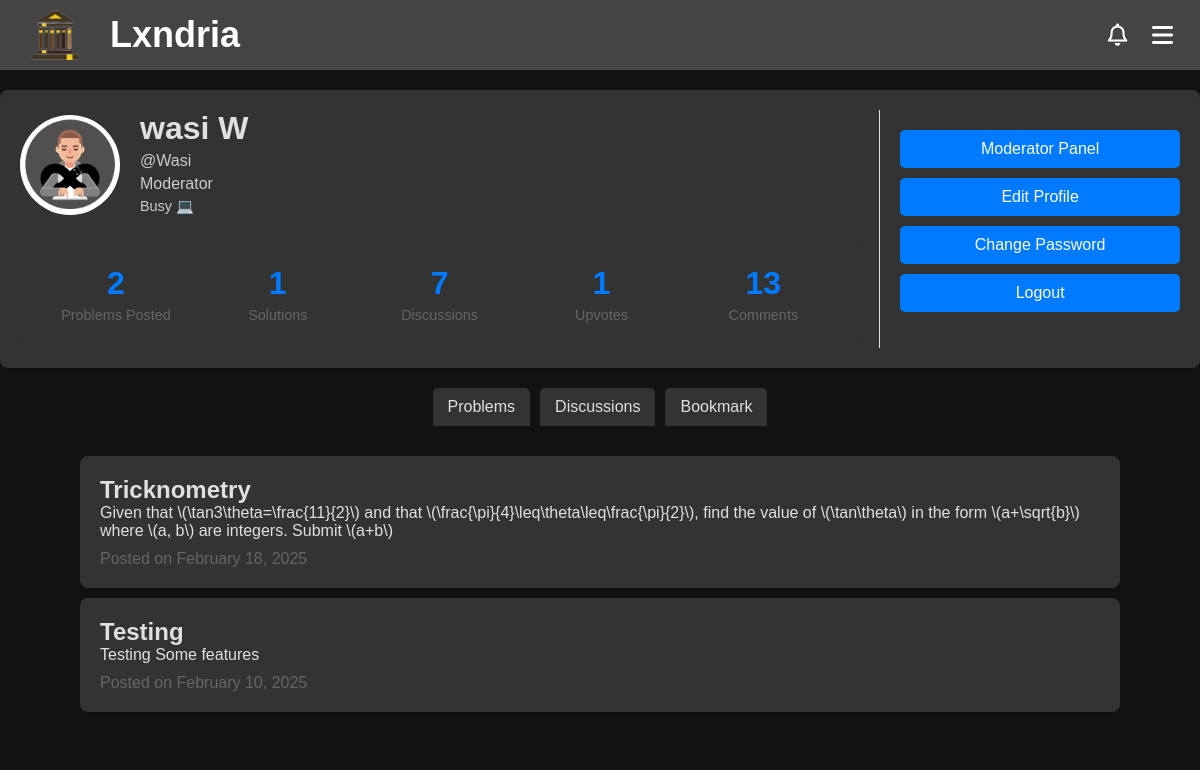
Page /account (signed in) on the earlier database version.
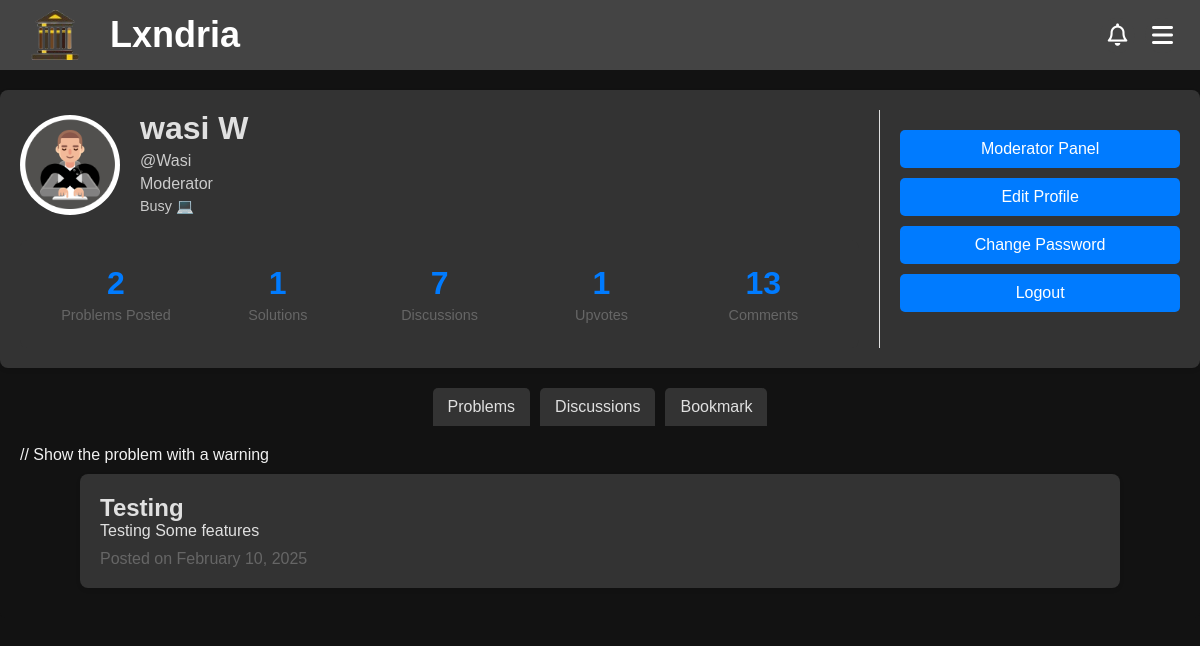
Same page on the later database version.
### app/models.py (models this page shows, shortened)
class Profile(db.Model):
    __tablename__ = "profile"
    __table_args__ = {"extend_existing": True}
    username = db.Column(db.String(80), db.ForeignKey('user.username'), primary_key=True)  # Primary + Foreign Key
    user = db.relationship('User', backref=db.backref('profile', uselist=False, cascade="all, delete-orphan"))
    profile_pic = db.Column(db.String(255), default="/images/default-profile.jpg")
    bio = db.Column(db.Text, default="This user has not set a bio yet.")
    upvotes = db.Column(db.Integer, default=0)
    created_at = db.Column(db.DateTime, default=datetime.utcnow)
    updated_at = db.Column(db.DateTime, onupdate=datetime.utcnow)
    @property
    def problems_posted(self):
        return Problem.query.filter_by(author=self.username).count()
    @property
    def solutions(self):
        return Solutions.query.filter_by(username=self.username).count()
    @property
    def comments(self):
        return Comments.query.filter_by(username=self.username).count()
    @property
    def discussions(self):
        return Discussion.query.filter_by(author=self.username).count()
    @property
    def name(self):
        return self.user.name if self.user else None
    @property
    def is_moderator(self):
        return Moderators.query.filter_by(username=self.username).count() != 0

class User(db.Model, UserMixin): # create a User class to store user information
    __tablename__ = "user"
    __table_args__ = {"extend_existing": True}  # Allow modifications to the table
    id = db.Column(db.Integer, primary_key=True)
    username = db.Column(db.String(80), unique=True, nullable=False)
    name = db.Column(db.String(80), nullable=False)
    password_hash = db.Column(db.String(120), nullable=False)
    email = db.Column(db.String(120), unique=True, nullable=False)
    created_at = db.Column(db.DateTime, default=datetime.utcnow)
    updated_at = db.Column(db.DateTime, onupdate=datetime.utcnow)

class Problem(db.Model):
    __tablename__ = "problem"
    __table_args__ = {"extend_existing": True}
    id = db.Column(db.Integer, primary_key=True, autoincrement=True)
    title = db.Column(db.String(100), nullable=False)
    topic = db.Column(db.String(30), nullable=False)
    attempts = db.Column(db.Integer, default=0)
    solved = db.Column(db.Integer, default=0)
    created_at = db.Column(db.DateTime, default=datetime.utcnow)
    updated_at = db.Column(db.DateTime, onupdate=datetime.utcnow)
    views = db.Column(db.Integer, default=0)
    author = db.Column(db.String(80), db.ForeignKey('user.username'))
    user = db.relationship('User', backref=db.backref('problems', cascade="all, delete-orphan"))
    content = db.Column(db.Text, nullable=False)
    encrypted_answer = db.Column(db.Text, nullable=False)
    __table_args__ = (
        CheckConstraint("topic IN ('Algebra', 'Geometry', 'Number Theory', 'Calculus', 'Logic', 'Classical Mechanics', 'Electricity and Magnetism', 'Computer Science', 'Quantitative Finance', 'Chemistry', 'Probability')", name="valid_topic_check"),
    )
    @hybrid_property
    def flagged(self):
        return Flagged_Content.query.filter_by(parent_id='P' + str(self.id)).count() != 0
    @property
    def reducedContent(self):
        FullContent = self.content
        if len(FullContent) > 500:
            return FullContent[:500] + "..."
        return FullContent
    @hybrid_property
    def needs_solution(self):
        solutions = Solutions.query.filter_by(problem_id=self.id).count()
        if solutions == 0:
            return True
        return False

### app/routes/account.py (the view)
@account_bp.route('/account')
def account():
    if not current_user.is_authenticated:
        return redirect(url_for('routes.auth.login'))
    profile = Profile.query.filter_by(username=current_user.username).first()
    problems = Problem.query.filter_by(author=current_user.username).order_by(Problem.created_at.desc()).all()
    discussions = Discussion.query.filter_by(author=current_user.username).order_by(Discussion.created_at.desc()).all()
    bookmarks = Bookmarks.query.filter_by(username=current_user.username).order_by(Bookmarks.created_at.desc()).all()
    return render_template('account.html', user=profile, problems=problems, stats=profile, discussions=discussions, bookmarks=bookmarks)

### app/models.py (called while the page is built)
    @hybrid_property
    def flagged(self):
        return Flagged_Content.query.filter_by(parent_id='D' + str(self.id)).count() != 0

    @property
    def reducedContent(self):
        FullContent = self.content
        if len(FullContent) > 500:
            return FullContent[:500] + "..."
        return FullContent

### app/routes/auth.py (called while the page is built)
@login_manager.user_loader
def load_user(user_id):
    return User.query.get(int(user_id))

### app/templates/account.html (shortened to what this page needs)
<!DOCTYPE html>
<html>
<head>
  {%include 'banner.html'%}
  <link rel="stylesheet" href="{{url_for('static', filename='css/profile.css')}}">
</head>
<body>
    <div class="profile-container">
        <div class="profile-main">
          <div class="profile-header">
            <img src="{{url_for('static', filename=user.profile_pic)}}" alt="Profile Picture" class="profile-pic">
            <div class="profile-info">
              <h1>{{user.name}}</h1>
              <p>@{{user.username}}</p>
              {% if user.is_moderator %}
              <p>Moderator</p>
              {% endif %}
              <p class="profile-bio">{{user.bio}}</p>
            </div>
          </div>
          <div class="profile-stats">
            <div class="stat-item">
                <div class="stat-number">{{stats.problems_posted}}</div>
                <div class="stat-text">Problems Posted</div>
            </div>
            <div class="stat-item">
                <div class="stat-number">{{stats.solutions}}</div>
                <div class="stat-text">Solutions</div>
              </div>
              <div class="stat-item">
                <div class="stat-number">{{stats.discussions}}</div>
                <div class="stat-text">Discussions</div>
              </div>
              <div class="stat-item">
                <div class="stat-number">{{stats.upvotes}}</div>
                <div class="stat-text">Upvotes</div>
              </div>
              <div class="stat-item">
                <div class="stat-number">{{stats.comments}}</div>
                <div class="stat-text">Comments</div>
              </div>
            </div>
        </div>
        {% if user.username == current_user.username %}
        <div class="profile-sidebar">
          <div class="profile-options">
            {%if user.is_moderator%}
            <a href="/moderation"><button>Moderator Panel</button></a>
            {%endif%}
            <a href="/account/edit"><button>Edit Profile</button></a>
            <a href="/reset-password-2"><button >Change Password</button></a>
            <a href="/logout"><button>Logout</button></a>
          </div>
        </div>
        {% endif %}
      </div>
      <div class="Tabs">
        <button class="tab" onclick="openTab(event, 'Problems')">Problems</button>
        <button class="tab" onclick="openTab(event, 'Discussions')">Discussions</button>
        {% if user.username == current_user.username %}
        <button class="tab" onclick="openTab(event, 'Bookmark')">Bookmark</button>
        {% endif %}
      </div>
      <div class="TabContent" display="block" id = "Problems" style="display: block;">
      {% for problem in problems %}
      {%if problem.flagged%}
      // Show the problem with a warning
      {% else %}
      <a href="/problem/{{problem.id}}">
        <div class="problem-post">
              <h2>{{problem.title}}</h2>
              <p>{{problem.reducedContent}}</p>
              <div class="date">Posted on {{problem.created_at.strftime('%B %d, %Y')}}</div>
        </div>
      </a>
      {% endif %}
      {% endfor %}
      </div>
</body>
</html>

### app/templates/banner.html (shortened to what this page needs)
<!DOCTYPE html>
<html>
<link rel="stylesheet" href="https://cdnjs.cloudflare.com/ajax/libs/font-awesome/6.4.2/css/all.min.css">
<link rel="stylesheet" href="{{url_for('static', filename='css/banner.css')}}">
<header class="banner">
    <div class="logo-container">
      <img src="{{url_for('static', filename='Images/logo.png')}}" alt="Logo" class="logo">
      <span class="site-name"><a href="/">Lxndria</span></div></a>
      <div class="menu-container">
        <button class="notif-button" onclick="toggleNotif()"><i class="far fa-bell"></i></button>
        <button class="menu-button" onclick="toggleMenu()"><i class="fas fa-bars"></i>
        </button>
    </div>
  </header>
</html>

### app/static/css/banner.css (style rules this page uses)
body, h1, p { margin: 0; padding: 0; text-decoration: none; color: inherit; font-family: Arial, sans-serif; box-sizing: border-box; background-color: #121212; color: #f1f1f1; ; }
a { text-decoration: none; color: inherit; }
.banner { display: flex; justify-content: space-between; align-items: center; padding: 10px 10px; background-color: #444; color: white; position: sticky; top: 0; z-index: 1000; }
.logo-container { display: flex; align-items: center; }
.logo { width: 50px; height: 50px; margin-left: 20px; margin-right: 30px; }
.site-name { font-size: 2.25rem; font-family: 'Gill Sans', 'Gill Sans MT', Calibri, 'Trebuchet MS', sans-serif; font-weight: bold; }
.menu-container { position: relative; display: flex; }
.menu-button { padding: 15px; margin-right: 10px; background-color: #444; color: white; border: none; cursor: pointer; border-radius: 50%; width: 35px; height: 35px; text-align: center; font-size: 1.5rem; line-height: 1; display: flex; justify-content: center; align-items: center; }
.notif-button { padding: 15px; margin-right: 10px; background-color: #444; color: white; border: none; cursor: pointer; border-radius: 50%; width: 35px; height: 35px; text-align: center; font-size: 1.4rem; line-height: 1; display: flex; justify-content: center; align-items: center; }

### app/static/css/profile.css (style rules this page uses)
body, h1, p { margin: 0; padding: 0; text-decoration: none; color: inherit; font-family: Arial, sans-serif; box-sizing: border-box; background-color: #121212; color: #f1f1f1; ; }
a { text-decoration: none; color: inherit; }
.profile-info h1, .profile-info p { font-family: 'Poppins', sans-serif; margin: 0; padding: 0; background-color: #333; color: #e0e0e0; }
.profile-container { display: flex; max-width: 1200px; margin: 20px auto; padding: 20px; background-color: #333; box-shadow: 0 2px 4px rgba(0, 0, 0, 0.1); border-radius: 8px; color: #e0e0e0; }
.profile-main { flex: 3; padding-right: 20px; }
.profile-sidebar { flex: 1; padding-left: 20px; border-left: 1px solid #e0e0e0; }
.profile-header { display: flex; align-items: center; margin-bottom: 20px; }
.profile-pic { width: 100px; height: 100px; border-radius: 50%; object-fit: cover; margin-right: 20px; }
.profile-info h1 { font-size: 2rem; margin: 0; }
.profile-info p { margin: 5px 0; color: #e0e0e0e0; }
.profile-bio { margin-top: 10px; font-size: 0.9rem; color: #444; }
.profile-stats { display: flex; justify-content: space-between; margin-top: 20px; padding: 15px; background-color: #333; border-radius: 8px; }
.stat-item { text-align: center; flex: 1; padding: 10px; }
.stat-number { font-size: 2rem; font-weight: 600; color: #007bff; margin-bottom: 5px; }
.stat-text { font-size: 0.9rem; color: #666; }
.profile-options { margin-top: 20px; }
.profile-options button { display: block; width: 100%; padding: 10px; margin-bottom: 10px; background-color: #007bff; color: #ffffff; border: none; border-radius: 5px; cursor: pointer; font-size: 1rem; transition: background-color 0.3s; }
.problem-post, .discussion-post { max-width: 1000px; margin: 10px auto; padding: 20px; background-color: #333; box-shadow: 0 2px 4px rgba(0, 0, 0, 0.1); border-radius: 8px; color: #e0e0e0; }
.problem-post h2, .discussion-post h2 { margin: 0; padding: 0; background-color: #333; color: #e0e0e0; }
.problem-post p, .discussion-post p { background-color: #333; color: #e0e0e0; }
.problem-post .date { margin-top: 10px; color: #666; }
.Tabs { display: flex; justify-content: center; margin-bottom: 0px; }
.Tabs button { background-color: #333; color: #e0e0e0; border: none; padding: 10px 15px; cursor: pointer; font-size: 1rem; border-radius: 5px 5px 0 0; transition: background-color 0.3s; }
.Tabs button:not(:last-child) { margin-right: 10px; }
.TabContent { display: none; padding: 20px; background-color: #121212; border-radius: 0 0 5px 5px; }

Differences in the rows shown:
changed Problem (number 1 of 2 on the later page): title "Tricknometry" → (not shown); reducedContent "Given that \\(\\tan3\\theta=\\frac{11}{2}\\) and that \\(\\frac{\\pi}{4}\\leq\\theta\\leq\\frac{\\pi}{2}\\), find the value of \\(\\tan\\theta\\) in the form \\(a+\\sqrt{b}\\) where \\(a, b\\) are integers. Submit \\(a+b\\)" → (not shown); created_at "February 18, 2025" → (not shown); text "Posted on" → "// Show the problem with a warning"
